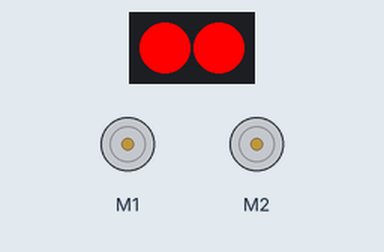
Bench run of a sketch on a simulated Arduino Nano, built with avr-gcc and run on an emulated ATmega328P. Parts: 2 RGB LEDs in strip order, left to right, 2 × DC motor (green arrow = forward, orange = backward, longer = faster).

Above: at 4.3 s.
At 7.3 s:
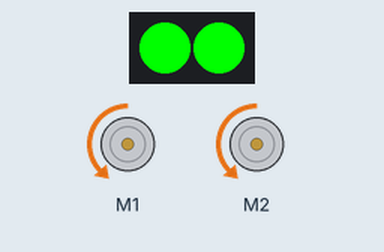
At 13.9 s:
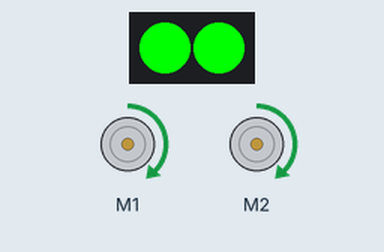
At 14.4 s:
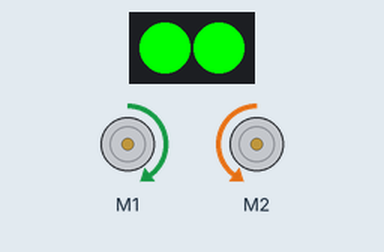
At 21.7 s:
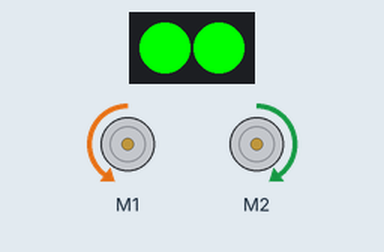
At 22.8 s:
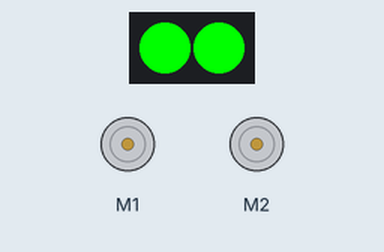
Timing chart, 0 to 24.3 s (numbered marks = the images above):
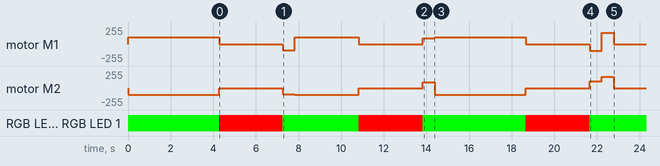

Measured:
- by itself, motor M1: stopped → forward 100/255 at 0.00 s, → stopped 4.3 s later, → backward 90/255 3.0 s later, → forward 100/255 0.56 s later, … (11 changes in this stretch)
- by itself, motor M2: stopped → backward 100/255 at 0.00 s, → stopped 4.3 s later, → backward 90/255 3.0 s later, → backward 100/255 0.56 s later, … (11 changes in this stretch)

The sketch:

sketch_nov10a.ino
```cpp
#include <Arduino.h>
#include <MeMCore.h>


MeDCMotor motor1(M1);
MeDCMotor motor2(M2);
MeRGBLed led(0,30);

void moveForward(){
  led.setColor(0,255,0);
   led.show();
  motor1.run(100);
  motor2.run(-100);
  delay(4270);
}

void moveForward2(){
  led.setColor(0,255,0);
   led.show();
  motor1.run(100);
  motor2.run(-100);
  delay(3000);

}


void waitSeconds(){
  led.setColor(255,0,0);
  led.show();
  motor1.stop();
  motor2.stop();
  delay(3000);
}

void turnRight(){
  led.setColor(0,255,0);
   led.show();
  motor1.run(-90);
  motor2.run(-90);
  delay(560);

}

void turnLeft(){
  led.setColor(0,255,0);
  led.show();
  //motor1.run(120); change to 100
  //motor2.run(120); change to 100
  motor1.run(90);
  motor2.run(90);
  delay(560);
}
void moveBackward(){
  led.setColor(0,255,0);
  led.show();
  motor1.run(-100);
  motor2.run(100);
  delay(560);
}
void turn180(){
  led.setColor(0,255,0);
  led.show();
  motor1.run(170);
  motor2.run(170);
  delay(560);
}
void setup() {
  // put your setup code here, to run once:
led.setpin(13);
     pinMode(A7,INPUT);


  moveForward();
  waitSeconds();
  turnRight();
  moveForward2();
  waitSeconds();
  turnLeft();
  moveForward();
  waitSeconds();
  moveBackward();
  turn180();
  motor1.stop();
  motor2.stop();

}


void loop() {
  // put your main code here, to run repeatedly:

}
```
